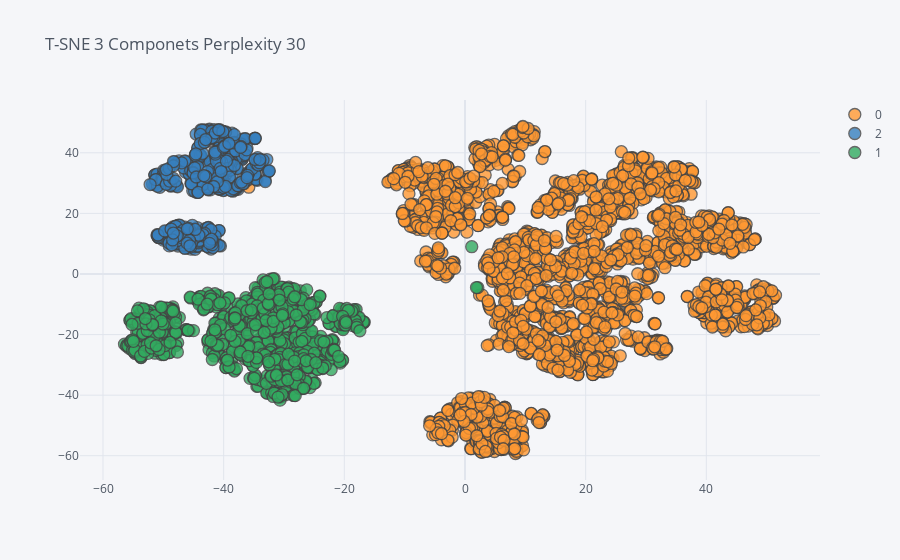

Notebook code for this chart:
### Code cell
Xt.iplot(x="d1", y="d2",kind="scatter", mode='markers', categories='cluster', title=f"T-SNE 3 Componets Perplexity 30")

### Figure 1 — Plotly figure (JSON) as saved in the notebook; plotly's stock layout.template omitted (floating-point values rounded to 4 significant figures; data arrays with more than 128 entries replaced by an {"elided": "..."} marker saying what was removed)
{"data": [{"marker": {"color": "rgba(255, 153, 51, 1.0)", "line": {"width": 1.3}, "opacity": 0.8, "size": 12, "symbol": "circle"}, "mode": "markers", "name": "0", "textfont": {"color": "#4D5663"}, "type": "scatter", "x": {"elided": "2951 float values"}, "y": {"elided": "2951 float values"}}, {"marker": {"color": "rgba(55, 128, 191, 1.0)", "line": {"width": 1.3}, "opacity": 0.8, "size": 12, "symbol": "circle"}, "mode": "markers", "name": "2", "textfont": {"color": "#4D5663"}, "type": "scatter", "x": {"elided": "546 float values"}, "y": {"elided": "546 float values"}}, {"marker": {"color": "rgba(50, 171, 96, 1.0)", "line": {"width": 1.3}, "opacity": 0.8, "size": 12, "symbol": "circle"}, "mode": "markers", "name": "1", "textfont": {"color": "#4D5663"}, "type": "scatter", "x": {"elided": "1003 float values"}, "y": {"elided": "1003 float values"}}], "layout": {"legend": {"bgcolor": "#F5F6F9", "font": {"color": "#4D5663"}}, "paper_bgcolor": "#F5F6F9", "plot_bgcolor": "#F5F6F9", "title": {"font": {"color": "#4D5663"}, "text": "T-SNE 3 Componets Perplexity 30"}, "xaxis": {"gridcolor": "#E1E5ED", "showgrid": true, "tickfont": {"color": "#4D5663"}, "title": {"font": {"color": "#4D5663"}, "text": ""}, "zerolinecolor": "#E1E5ED"}, "yaxis": {"gridcolor": "#E1E5ED", "showgrid": true, "tickfont": {"color": "#4D5663"}, "title": {"font": {"color": "#4D5663"}, "text": ""}, "zerolinecolor": "#E1E5ED"}}}
